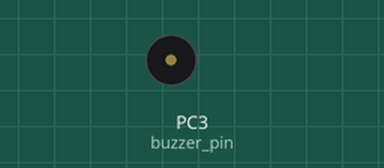
Recording of a program running on a simulated ATmega2560, built with avr-gcc and emulated at 14.7456 MHz. Parts: buzzer (waves = sounding, pin HIGH).

Above: at 0.5 s.
Timing chart, 0 to 4.6 s (numbered marks = the images above):
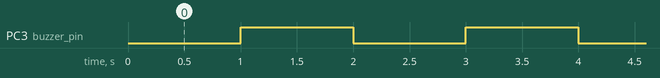

The program:

8_Timer_Overflow_Interrupt.c
```c
/*! \mainpage Experiment: 8_Timer_Overflow_Interrupt
 *
 * @author     e-Yantra Team
 * @date       2020/02/12
 *
 * \subsection Aim
 * To interface the Buzzer already present on Firebird V robot and using Timer 4 Overflow Interrupt, perform a
 * periodic task of turning the Buzzer ON and OFF with time period of 1 second.
 *
 * \subsection Connections
 * Buzzer 				:  PC3 				<br>
 *
 * \subsection Macro Definitions
 * Macros for Buzzer:   <br>
 *		buzzer_ddr_reg			:  DDRC				<br>
 *		buzzer_port_reg			:  PORTC			<br>
 *		buzzer_pin				:  PC3				<br>
 *
 * Macros for Timer:	<br>
 *		TCCR4A_reg				:  TCCR4A		// Timer / Counter Control Register 4A			<br>
 *		TCCR4B_reg				:  TCCR4B		// Timer / Counter Control Register 4B			<br>
 *		TCNT4H_reg				:  TCNT4H		// Timer / Counter 4 High Byte register			<br>
 *		TCNT4L_reg				:  TCNT4L		// Timer / Counter 4 Low Byte register			<br>
 *		TIMSK4_reg				:  TIMSK4		// Timer / Counter Interrupt Mask register 4	<br>
 *
 *		COMA1_bit				:  COM4A1			<br>
 *		COMA0_bit				:  COM4A0			<br>
 *		COMB1_bit				:  COM4B1			<br>
 *		COMB0_bit				:  COM4B0			<br>
 *		WGM3_bit				:  WGM43			<br>
 *		WGM2_bit				:  WGM42			<br>
 *		WGM1_bit				:  WGM41			<br>
 *		WGM0_bit				:  WGM40			<br>
 *		CS2_bit					:  CS42				<br>
 *		CS1_bit					:  CS41				<br>
 *		CS0_bit					:  CS40				<br>
 */


//---------------------------------- HEADER FILES -------------------------------------------------------

#include "firebird_avr.h"				// Header file included that contains macro definitions essential for Firebird V robot
#include <util/delay.h>					// Standard AVR Delay Library


//---------------------------------- FUNCTIONS ----------------------------------------------------------

/**
 * @brief      Makes **ONLY** 'buzzer_pin' as output and initially sets it to low
 */
void buzzer_pin_config (void) {

	// Make 'buzzer_pin' as output
	buzzer_ddr_reg	|= ( 1 << buzzer_pin );

	// Set 'buzzer_pin' to low initially to turn it OFF
	buzzer_port_reg &= ~( 1 << buzzer_pin );
}


/**
 * @brief      Initializes Timer 4 in Normal mode for the up (incremental) counting, where the counter simply
 *				overruns when it passes its maximum 16-bit value (MAX = 0xFFFF) and then restarts from the BOTTOM (0x0000)
 */
void timer4_init (void) {

	// First stopping the Timer / Counter 4 by resetting the Clock Select bits 2, 1 and 0
	// to configure it in the desired Compare Output and Waveform Generation mode
	TCCR4B_reg	&= ~( ( 1 << CS2_bit ) | ( 1 << CS1_bit ) | ( 1 << CS0_bit ) );

	// Selecting the Normal mode ( Mode 0 ) of Operation for Timer / Counter 4 by setting appropriate values of
	// Waveform Generation Mode Bits 3, 2 in TCCR4B_reg and Bits 1, 0 in TCCR4A_reg ( Refer Table 17-2 in ATmega2560 datasheet Pg. No. 145 )
	TCCR4B_reg	&= ~( ( 1 << WGM3_bit ) | ( 1 << WGM2_bit ) );
	TCCR4A_reg	&= ~( ( 1 << WGM1_bit ) | ( 1 << WGM0_bit ) );

	// Selecting the Normal port operation for Timer / Counter 4 non-PWM by setting appropriate values of
	// Compare Output Mode Bits 1, 0 for Channels A, B and C in TCCR4A_reg ( Refer Table 17-3 in ATmega2560 datasheet Pg. No. 155 )
	TCCR4A_reg	&= ~( ( 1 << COMA1_bit ) | ( 1 << COMA0_bit ) | ( 1 << COMB1_bit ) | ( 1 << COMB0_bit ) | ( 1 << COMC1_bit ) | ( 1 << COMC0_bit ) );

	// Selecting the Clock Source for Timer / Counter 4 with division factor of 1024 from prescaler by setting appropriate values of
	// Clock Select bit 2, 1, 0 in TCCR4B_reg ( Refer Table 17-6 in ATmega2560 datasheet Pg. No. 157 )
	TCCR4B_reg	|= ( ( 1 << CS2_bit ) | ( 1 << CS0_bit ) );
	TCCR4B_reg	&= ~( ( 1 << CS1_bit ) );

	/*

	Q: Why do we select the division factor of 1024 such that the Timer / Counter 4 uses the clock of F_CPU / 1024 ?

	Ans: The crystal frequency or system clock ( F_CPU ) connected to ATmega2560 on Firebird V robot is 14.7456 MHz or 14745600 Hz.
		 Timer 4 is of 16-bit meaning it will count from 0 up to maximum of 65535, in total 65536 clock pulses. So, the maximum delay a timer
		 can produce = 65536 x ( 1 / 14745600 ) = 4.44 milliseconds. Since we want to create a delay of minimum 1 second, we have to increase the time
		 period of one clock pulse, which means the clock provided to Timer 4 should be decreased. This can be achieved with the help of prescaler.
		 So, if we choose the division factor of 1024 from prescaler, the clock for Timer 4 = ( F_CPU / 1024 ) = ( 14745600 / 1024 ) = 14400 Hz.
		 Hence, the maximum delay Timer 4 can now produce = 65536 x ( 1 / 14400 ) = 4.5511 seconds. This is enough for the application at our hand since
		 we just have to create delay of 1 second.

	*/

	// Load the Timer / Counter 4 registers with the value from where the Timer will start counting and will reach its maximum value i.e. 65535 ( 0xFFFF )
	// such that it will take approximately 1 second for Timer 4 to reach the maximum and overflow.
	TCNT4H_reg	= 0xC7;
	TCNT4L_reg	= 0xBF;
}


/**
 * @brief      This ISR will be automatically invoked when the Timer 4 gets overflowed.
 */
ISR( TIMER4_OVF_vect ) {

	// Reload the Timer / Counter 4 registers with the value from where the Timer will start counting and will reach its maximum value i.e. 65535 ( 0xFFFF )
	// such that it will take approximately 1 second for Timer 4 to reach the maximum and overflow.
	TCNT4H_reg	= 0xC7;
	TCNT4L_reg	= 0xBF;

	// Toggle the 'buzzer_pin' to high to low and low to high each time ISR is called
	buzzer_port_reg ^= ( 1 << buzzer_pin );

}


//---------------------------------- MAIN ----------------------------------------------------------------
/**
 * @brief      Main Function
 *
 * @details    First Initializes the Buzzer present on Firebird-V by calling buzzer_pin_config() function,
 * 			   and Timer 4 by calling timer4_init() function. Timer 4 Overflow Interrupt is also enabled.
 *			   Timer 4 is initialized to start counting and overflow in approximately 1 second.
 *			   The ISR will be called automatically and inside ISR, toggle ' buzzer_pin ' to set it high and low and so on,
 *			   i.e. beeping the Buzzer every second.
 */
int main(void) {

	buzzer_pin_config();				// Initialize the Buzzer
	timer4_init();						// Initialize the Timer

	// Clear the global interrupt flag bit ( I-bit ) in SREG before enabling Timer 4 Overflow Interrupt
	cli();

	TIMSK4_reg	|= ( 1 << TOIE_bit );	// Set the TOIE_bit to enable the Interrupt for Timer 4 Overflow

	// Set the global interrupt flag bit ( I-bit ) in SREG after enabling Timer 4 Overflow Interrupt
	sei();

	while (1);
}
//---------------------------------- END ------------------------------------------------------------------
```

Source omitted: firebird_avr.h (17589 bytes)

Measured:
- by itself, PC3 (buzzer_pin): alternates HIGH for 1.0 s and LOW for 1.0 s
